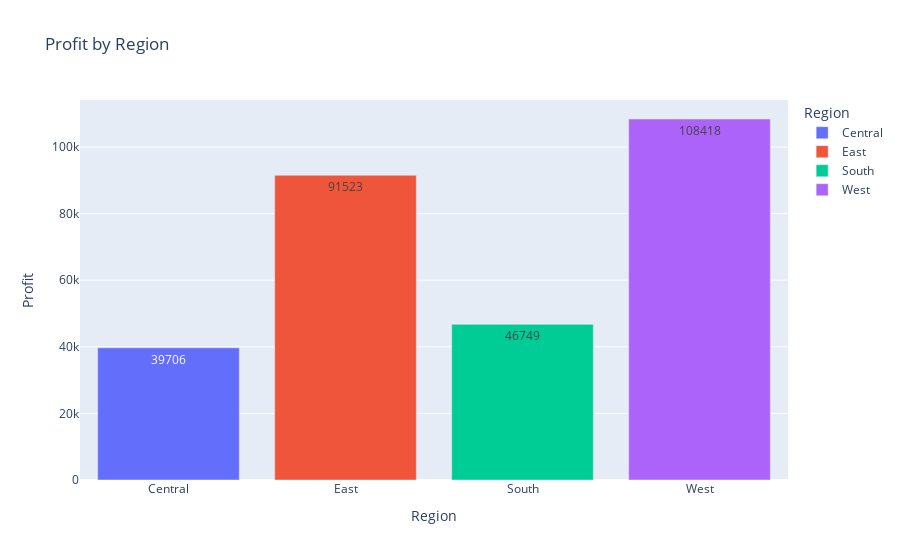

Notebook source saved alongside this figure:
### Markdown cell above
#### 5 Profit by Region

### Code cell
profit_region = df.groupby('Region')['Profit'].sum().reset_index()

fig = px.bar(profit_region, x='Region', y='Profit', color='Region',
             title="Profit by Region", text_auto='.0f')
fig.show()

### Figure 1 — Plotly figure (JSON) as saved in the notebook; plotly's stock layout.template omitted (floating-point values rounded to 4 significant figures)
{"data": [{"hovertemplate": "Region=%{x}<br>Profit=%{y}<extra></extra>", "legendgroup": "Central", "marker": {"color": "#636efa", "pattern": {"shape": ""}}, "name": "Central", "orientation": "v", "showlegend": true, "textposition": "auto", "texttemplate": "%{y:.0f}", "type": "bar", "x": ["Central"], "xaxis": "x", "y": [39710.0], "yaxis": "y"}, {"hovertemplate": "Region=%{x}<br>Profit=%{y}<extra></extra>", "legendgroup": "East", "marker": {"color": "#EF553B", "pattern": {"shape": ""}}, "name": "East", "orientation": "v", "showlegend": true, "textposition": "auto", "texttemplate": "%{y:.0f}", "type": "bar", "x": ["East"], "xaxis": "x", "y": [91520.0], "yaxis": "y"}, {"hovertemplate": "Region=%{x}<br>Profit=%{y}<extra></extra>", "legendgroup": "South", "marker": {"color": "#00cc96", "pattern": {"shape": ""}}, "name": "South", "orientation": "v", "showlegend": true, "textposition": "auto", "texttemplate": "%{y:.0f}", "type": "bar", "x": ["South"], "xaxis": "x", "y": [46750.0], "yaxis": "y"}, {"hovertemplate": "Region=%{x}<br>Profit=%{y}<extra></extra>", "legendgroup": "West", "marker": {"color": "#ab63fa", "pattern": {"shape": ""}}, "name": "West", "orientation": "v", "showlegend": true, "textposition": "auto", "texttemplate": "%{y:.0f}", "type": "bar", "x": ["West"], "xaxis": "x", "y": [108400.0], "yaxis": "y"}], "layout": {"barmode": "relative", "legend": {"title": {"text": "Region"}, "tracegroupgap": 0}, "title": {"text": "Profit by Region"}, "xaxis": {"anchor": "y", "categoryarray": ["Central", "East", "South", "West"], "categoryorder": "array", "domain": [0, 1], "title": {"text": "Region"}}, "yaxis": {"anchor": "x", "domain": [0, 1], "title": {"text": "Profit"}}}}
